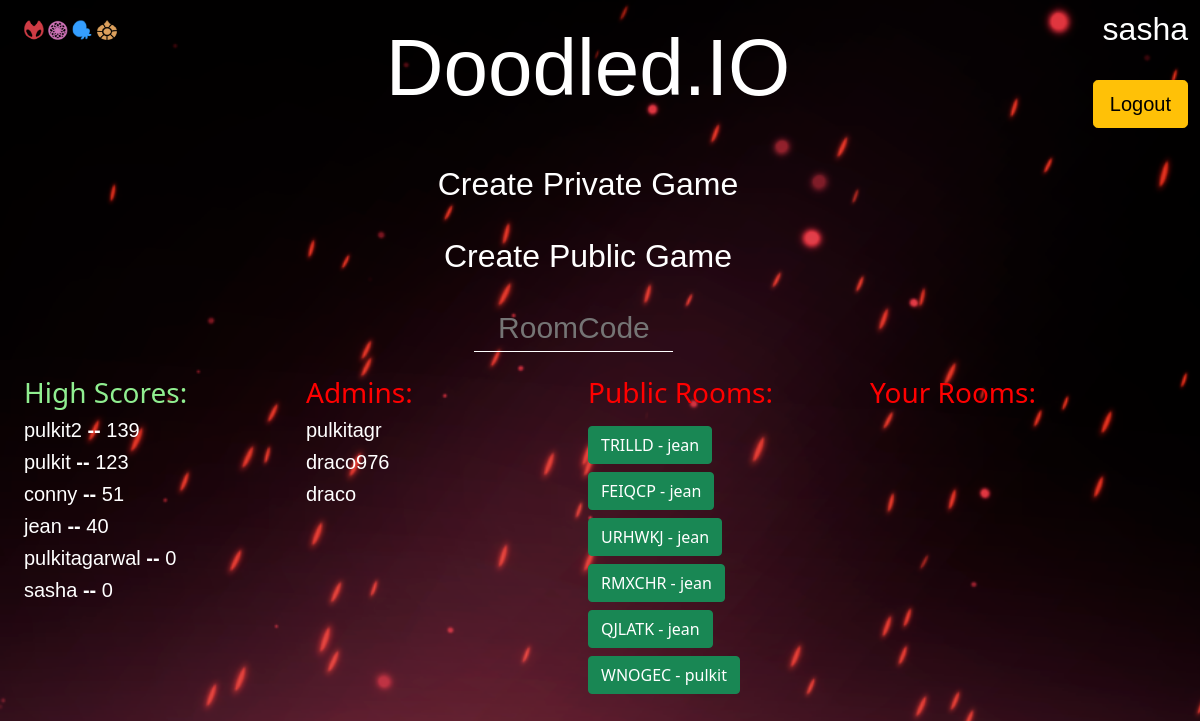
Page /menu/ (signed in) on the committed database.
### chats/models.py (models this page shows)
class Room(models.Model):
    owner = models.ForeignKey(User, on_delete=models.CASCADE)
    room_code = models.CharField(max_length=6, default="")
    room_type = models.CharField(max_length=7, default="")
    canvas_data_url = models.TextField(default="none")
    started = models.BooleanField(default=False)
    done_players = models.ManyToManyField(User, related_name="done_players")
    rem_players = models.ManyToManyField(User, related_name="rem_players")
    current_player = models.ForeignKey(User, on_delete=models.SET(owner), related_name="current_player")
    guessed = models.ManyToManyField(User, related_name="guessed")
    word = models.CharField(max_length=100, default="")
    startTime = models.DateTimeField(auto_now_add=True)
    round_no = models.IntegerField(default=0)
    def __str__(self) -> str:
        return self.room_code

### doodle/views.py (the view)
# urls.py: path('menu/', views.menu, name='menu'),
def menu(request):
    user = request.user
    if user.is_authenticated:
        template = loader.get_template('menu.html')
        user_list = User.objects.all()
        code_list = Room.objects.all()
        admin = []
        nonadmin = []
        for player in user_list:
            if player.is_superuser:
                admin.append(player)
            else :
                nonadmin.append((player, player.user_score.high_score))
        nonadmin.sort(reverse=True, key = lambda x: x[1])
        context = {
            'username': user.username,
            'admin': admin,
            'codelist': code_list,
            'loggedin': user,
            'nonadmin': nonadmin,
        }
        return HttpResponse(template.render(context, request))
    else:
        return redirect('/accounts/login')

### templates/menu.html (shortened to what this page needs)
{% extends 'login-reg-base.html' %}
{% block content %}
    <div class= "col align-self-end top-right"
    style="position: absolute; right: 0; top: 0; color: white; text-align:right;
    font-family: 'Supernatural Knight', sans-serif;
    margin-top: 10px;"
    >
      <h2>{{username}}</h2>
      <br>
      <a href = "{% url 'logout' %}"><button class="btn btn-warning btn-lg">Logout</button></a>
      <br>
    </div>
    <div style=" font-family: 'monaco', monospace; text-align: center;">
      <br>
      <a href="{% url 'main1' %}" class="themed-button">
        <span class="inactive">Create Private Game</span>
      </a>
      <br>
      <br>
      <a href="{% url 'main0' %}" class="themed-button">
        <span class="inactive">Create Public Game</span>
      </a>
      <br>
      <br>
    </div>
    <div class="row justify-content-center">
      <div class="col-3" style="text-align: center;">
        <input id="roomcode"
          type="text"
          name="roomcode"
          class="themed-input"
          style="text-align: center; font-family: 'Supernatural Knight', sans-serif; color: white; border-bottom: 1px solid white ; font-size: 30px;"
          placeholder="RoomCode"
          size="9"
          >
      <br>
      </div>
      <br>
    </div>
    <div class="row">
      <div class="col">
        <br>
        <h3 style = "color: lightgreen;">High Scores:</h3>
        {% for user,score in nonadmin %}
          <h5 style="font-family: 'Supernatural Knight', sans-serif; color: white;">{{user}} <b>--</b> {{score}}</h5>
        {% endfor %}
      </div>
      <div class="col">
        <br>
        <h3>Admins:</h3>
        {% for user in admin %}
            <h5 style="font-family: 'Supernatural Knight', sans-serif; color: white;">{{user}}</h5>
        {% endfor %}
      </div>
      <div class="col">
        <br>
        <h3> Public Rooms: </h3>
        {% for codes in codelist %}
          {% if codes.room_type == "public" %}
            {% if codes.owner == loggedin %}
              <button class="btn btn-success mt-2 public" value="{{codes}}"> {{codes}} </button>
              <button class = "btn btn-danger mt-2 delete" value="{{codes}}">Delete Room</button>
            {% else %}
              <button class="btn btn-success mt-2 public" value="{{codes}}"> {{codes}} - {{codes.owner.username}} </button>
            {% endif %}
            <br>
          {% endif %}
        {% endfor %}
      </div>
      <div class="col">
        <br>
        <h3> Your Rooms: </h3>
        <br>
      </div>
    </div>
{% endblock %}

### static/style.css (style rules this page uses)
.themed-button { font-family: 'Supernatural Knight', sans-serif; color: white; font-size: 32px; transition: all 0.5s; text-decoration: none; }
.themed-input { background-color: transparent; border-bottom: white; color: white; border-top: none; border-left: none; border-right: none; }
h3 { color:red; }
html,body { height: 100%; }

### rows in the picture
Room: room_code "TRILLD", owner.username "jean"
Room: room_code "FEIQCP", owner.username "jean"
Room: room_code "URHWKJ", owner.username "jean"
Room: room_code "RMXCHR", owner.username "jean"
Room: room_code "QJLATK", owner.username "jean"
Room: room_code "WNOGEC", owner.username "pulkit"

### other values in the picture
{{ username }} "sasha"
{{ user }} "pulkit2"
{{ score }} "139"
{{ user }} "pulkit"
{{ score }} "123"
{{ user }} "conny"
{{ score }} "51"
{{ user }} "jean"
{{ score }} "40"
{{ user }} "pulkitagarwal"
{{ score }} "0"
{{ user }} "sasha"
{{ user }} "pulkitagr"
{{ user }} "draco976"
{{ user }} "draco"
